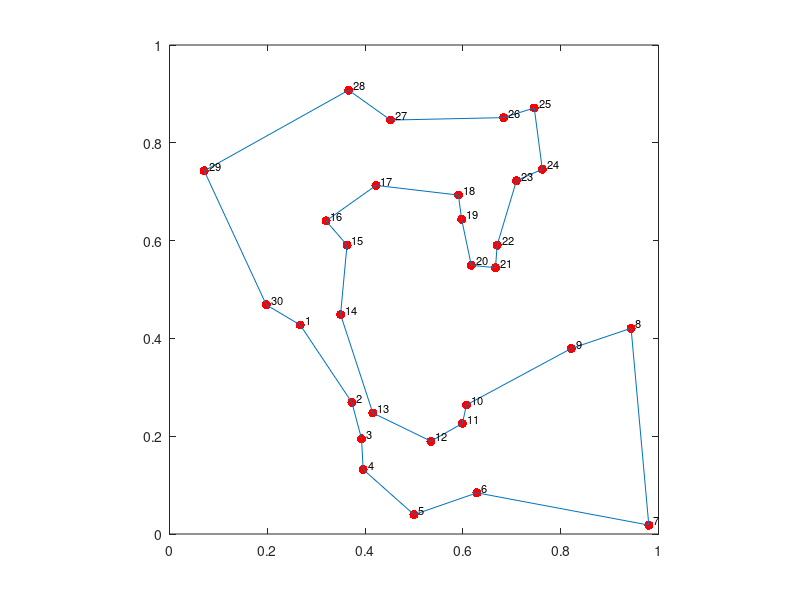

Here is the MATLAB script that generated this plot:
function out = tsp(loc)
% TSP Traveling salesman problem (TSP) using SA (simulated annealing).
% 	TSP by itself will generate 20 cities within a unit cube and
%	then use SA to slove this problem.
%
%	TSP(LOC) solve the traveling salesman problem with cities'
%	coordinates given by LOC, which is an M by 2 matrix and M is
%	the number of cities.
%
% 	For example:
%
%		loc = rand(50, 2);
%		tsp(loc);

if nargin == 0,
% The following data is from the post by Jennifer Myers (jmyers@nwu.edu)
% to comp.ai.neural-nets. It's obtained from the figure in
% Hopfield & Tank's 1985 paper in Biological Cybernetics
% (Vol 52, pp. 141-152).

	loc = [0.3663, 0.9076; 0.7459, 0.8713; 0.4521, 0.8465;
		0.7624, 0.7459; 0.7096, 0.7228; 0.0710, 0.7426;
		0.4224, 0.7129; 0.5908, 0.6931; 0.3201, 0.6403;
		0.5974, 0.6436; 0.3630, 0.5908; 0.6700, 0.5908;
		0.6172, 0.5495; 0.6667, 0.5446; 0.1980, 0.4686;
		0.3498, 0.4488; 0.2673, 0.4274; 0.9439, 0.4208;
		0.8218, 0.3795; 0.3729, 0.2690; 0.6073, 0.2640;
		0.4158, 0.2475; 0.5990, 0.2261; 0.3927, 0.1947;
		0.5347, 0.1898; 0.3960, 0.1320; 0.6287, 0.0842;
		0.5000, 0.0396; 0.9802, 0.0182; 0.6832, 0.8515];
end
 
NumCity = length(loc);		% Number of cities
distance = zeros(NumCity);	% Initialize a distance matrix
% Fill the distance matrix
for i = 1:NumCity,
	for j = 1:NumCity,
		distance(i, j) = norm(loc(i, :) - loc(j, :));
	end
end

% To generate energy (objective function) from path
%path = randperm(NumCity);
%energy = sum(distance((path-1)*NumCity + [path(2:NumCity) path(1)]));

% Find typical values of dE
count = 20;
all_dE = zeros(count, 1);
for i = 1:count
	path = randperm(NumCity);
	energy = sum(distance((path-1)*NumCity + [path(2:NumCity) path(1)]));
	new_path = path;
	index = round(rand(2,1)*NumCity+.5);
	inversion_index = (min(index):max(index));
	new_path(inversion_index) = fliplr(path(inversion_index));
	all_dE(i) = abs(energy - ...
		sum(sum(diff(loc([new_path new_path(1)],:))'.^2)));
end
dE = max(all_dE);

temp = 10*dE;	% Choose the temperature to be large enough
fprintf('Initial energy = %f\n\n',energy);

% Initial plots
out = [path path(1)];
plot(loc(out(:), 1), loc(out(:), 2),'r.', 'Markersize', 20);
axis square; hold on
h = plot(loc(out(:), 1), loc(out(:), 2)); hold off
 
MaxTrialN = NumCity*100;		% Max. # of trials at a temperature
MaxAcceptN = NumCity*10;		% Max. # of acceptances at a temperature
StopTolerance = 0.005;		% Stopping tolerance
TempRatio = 0.5;		% Temperature decrease ratio
minE = inf;			% Initial value for min. energy
maxE = -1;			% Initial value for max. energy

% Major annealing loop
while (maxE - minE)/maxE > StopTolerance,
	minE = inf;
	maxE = 0;
	TrialN = 0;		% Number of trial moves
	AcceptN = 0;		% Number of actual moves 
	while TrialN < MaxTrialN & AcceptN < MaxAcceptN,
		new_path = path;
		index = round(rand(2,1)*NumCity+.5);
		inversion_index = (min(index):max(index));
		new_path(inversion_index) = fliplr(path(inversion_index)); 
		new_energy = sum(distance( ...
			(new_path-1)*NumCity+[new_path(2:NumCity) new_path(1)]));
		if rand < exp((energy - new_energy)/temp),	% accept it!
			energy = new_energy;
			path = new_path;
			minE = min(minE, energy);
			maxE = max(maxE, energy);
			AcceptN = AcceptN + 1;
		end
		TrialN = TrialN + 1;
	end

	% Update plot
	out = [path path(1)];
	set(h, 'xdata', loc(out(:), 1), 'ydata', loc(out(:), 2));
	drawnow;
	% Print information in command window 
	fprintf('temp. = %f\n', temp);
	tmp = sprintf('%d ',path);
	fprintf('path = %s\n', tmp);
	fprintf('energy = %f\n', energy);
	fprintf('[minE maxE] = [%f %f]\n', minE, maxE);
	fprintf('[AcceptN TrialN] = [%d %d]\n\n', AcceptN, TrialN);
	% Lower the temperature
	temp = temp*TempRatio;
end
 
% Print sequential numbers in the graphic window
for i = 1:NumCity,
	text(loc(path(i),1)+0.01, loc(path(i),2)+0.01, int2str(i), ...
		'fontsize', 8);
end
